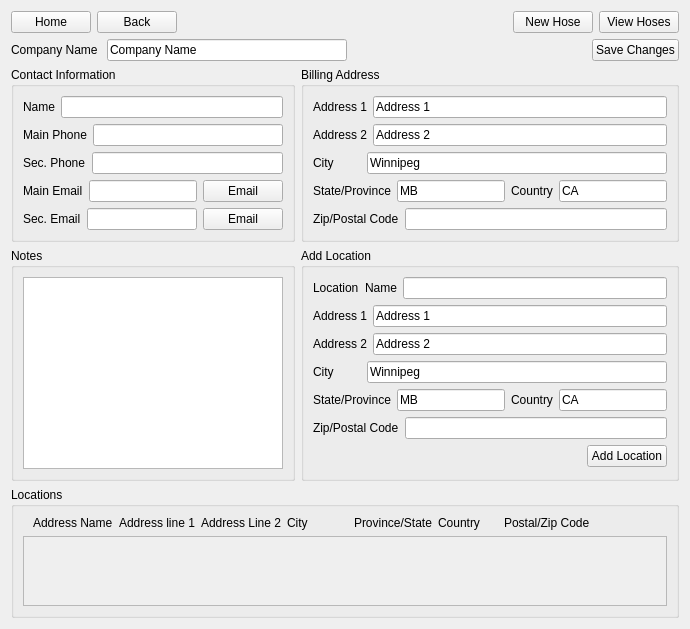
      <widget class="QWidget" name="AddCustomer">
       <layout class="QVBoxLayout" name="verticalLayout_19">
        <item>
         <layout class="QHBoxLayout" name="horizontalLayout_15">
          <item>
           <widget class="QPushButton" name="GoToHome_AddCustomer">
            <property name="text">
             <string>Home</string>
            </property>
           </widget>
          </item>
          <item>
           <widget class="QPushButton" name="GoBack_AddCustomer">
            <property name="text">
             <string>Back</string>
            </property>
           </widget>
          </item>
          <item>
           <spacer name="horizontalSpacer_6">
            <property name="orientation">
             <enum>Qt::Horizontal</enum>
            </property>
            <property name="sizeHint" stdset="0">
             <size>
              <width>40</width>
              <height>20</height>
             </size>
            </property>
           </spacer>
          </item>
          <item>
           <widget class="QPushButton" name="CreateNewHose_AddCustomer">
            <property name="text">
             <string>New Hose</string>
            </property>
           </widget>
          </item>
          <item>
           <widget class="QPushButton" name="ViewHoses_AddCustomer">
            <property name="text">
             <string>View Hoses</string>
            </property>
           </widget>
          </item>
         </layout>
        </item>
        <item>
         <layout class="QHBoxLayout" name="horizontalLayout_16">
          <item>
           <widget class="QLabel" name="label_143">
            <property name="text">
             <string>Company Name </string>
            </property>
           </widget>
          </item>
          <item>
           <widget class="QLineEdit" name="CompanyName_AddCustomer">
            <property name="text">
             <string>Company Name</string>
            </property>
           </widget>
          </item>
          <item>
           <spacer name="horizontalSpacer_7">
            <property name="orientation">
             <enum>Qt::Horizontal</enum>
            </property>
            <property name="sizeHint" stdset="0">
             <size>
              <width>40</width>
              <height>20</height>
             </size>
            </property>
           </spacer>
          </item>
          <item>
           <widget class="QPushButton" name="SaveChanges_AddCustomer">
            <property name="text">
             <string>Save Changes</string>
            </property>
           </widget>
          </item>
         </layout>
        </item>
        <item>
         <layout class="QHBoxLayout" name="horizontalLayout_27">
          <item>
           <widget class="QGroupBox" name="groupBox_7">
            <property name="title">
             <string>Contact Information</string>
            </property>
            <layout class="QVBoxLayout" name="verticalLayout_11">
             <item>
              <layout class="QHBoxLayout" name="horizontalLayout_22">
               <item>
                <widget class="QLabel" name="label_26">
                 <property name="text">
                  <string>Name</string>
                 </property>
                </widget>
               </item>
               <item>
                <widget class="QLineEdit" name="CustomerName_AddCustomer">
                 <property name="sizePolicy">
                  <sizepolicy hsizetype="Expanding" vsizetype="Fixed">
                   <horstretch>1</horstretch>
                   <verstretch>0</verstretch>
                  </sizepolicy>
                 </property>
                </widget>
               </item>
              </layout>
             </item>
             <item>
              <layout class="QHBoxLayout" name="horizontalLayout_23">
               <item>
                <widget class="QLabel" name="label_27">
                 <property name="text">
                  <string>Main Phone</string>
                 </property>
                </widget>
               </item>
               <item>
                <widget class="QLineEdit" name="MainPhone_AddCustomer">
                 <property name="sizePolicy">
                  <sizepolicy hsizetype="Expanding" vsizetype="Fixed">
                   <horstretch>1</horstretch>
                   <verstretch>0</verstretch>
                  </sizepolicy>
                 </property>
                </widget>
               </item>
              </layout>
             </item>
             <item>
              <layout class="QHBoxLayout" name="horizontalLayout_24">
               <item>
                <widget class="QLabel" name="label_28">
                 <property name="text">
                  <string>Sec. Phone</string>
                 </property>
                </widget>
               </item>
               <item>
                <widget class="QLineEdit" name="SecPhone_AddCustomer">
                 <property name="sizePolicy">
                  <sizepolicy hsizetype="Expanding" vsizetype="Fixed">
                   <horstretch>1</horstretch>
                   <verstretch>0</verstretch>
                  </sizepolicy>
                 </property>
                </widget>
               </item>
              </layout>
             </item>
             <item>
              <layout class="QHBoxLayout" name="horizontalLayout_25">
               <item>
                <widget class="QLabel" name="label_29">
                 <property name="text">
                  <string>Main Email</string>
                 </property>
                </widget>
               </item>
               <item>
                <widget class="QLineEdit" name="MainEmail_AddCustomer">
                 <property name="sizePolicy">
                  <sizepolicy hsizetype="Expanding" vsizetype="Fixed">
                   <horstretch>1</horstretch>
                   <verstretch>0</verstretch>
                  </sizepolicy>
                 </property>
                </widget>
               </item>
               <item>
                <widget class="QPushButton" name="MainEmailButton_AddCustomer">
                 <property name="text">
                  <string>Email</string>
                 </property>
                </widget>
               </item>
              </layout>
             </item>
             <item>
              <layout class="QHBoxLayout" name="horizontalLayout_26">
               <item>
                <widget class="QLabel" name="label_30">
                 <property name="text">
                  <string>Sec. Email</string>
                 </property>
                </widget>
               </item>
               <item>
                <widget class="QLineEdit" name="SecEmail_AddCustomer">
                 <property name="sizePolicy">
                  <sizepolicy hsizetype="Expanding" vsizetype="Fixed">
                   <horstretch>1</horstretch>
                   <verstretch>0</verstretch>
                  </sizepolicy>
                 </property>
                </widget>
               </item>
               <item>
                <widget class="QPushButton" name="SecEmailButton_AddCustomer">
                 <property name="text">
                  <string>Email</string>
                 </property>
                </widget>
               </item>
              </layout>
             </item>
            </layout>
           </widget>
          </item>
          <item>
           <widget class="QGroupBox" name="groupBox_8">
            <property name="title">
             <string>Billing Address</string>
            </property>
            <layout class="QVBoxLayout" name="verticalLayout_10">
             <item>
              <layout class="QHBoxLayout" name="horizontalLayout_20">
               <item>
                <widget class="QLabel" name="label_20">
                 <property name="text">
                  <string>Address 1</string>
                 </property>
                </widget>
               </item>
               <item>
                <widget class="QLineEdit" name="BillingAddress1_AddCustomer">
                 <property name="sizePolicy">
                  <sizepolicy hsizetype="Expanding" vsizetype="Fixed">
                   <horstretch>0</horstretch>
                   <verstretch>1</verstretch>
                  </sizepolicy>
                 </property>
                 <property name="text">
                  <string>Address 1</string>
                 </property>
                </widget>
               </item>
              </layout>
             </item>
             <item>
              <layout class="QHBoxLayout" name="horizontalLayout_19">
               <item>
                <widget class="QLabel" name="label_21">
                 <property name="text">
                  <string>Address 2</string>
                 </property>
                </widget>
               </item>
               <item>
                <widget class="QLineEdit" name="BillingAddress2_AddCustomer">
                 <property name="sizePolicy">
                  <sizepolicy hsizetype="Expanding" vsizetype="Fixed">
                   <horstretch>0</horstretch>
                   <verstretch>1</verstretch>
                  </sizepolicy>
                 </property>
                 <property name="text">
                  <string>Address 2</string>
                 </property>
                </widget>
               </item>
              </layout>
             </item>
             <item>
              <layout class="QHBoxLayout" name="horizontalLayout_18">
               <item>
                <widget class="QLabel" name="label_22">
                 <property name="sizePolicy">
                  <sizepolicy hsizetype="Preferred" vsizetype="Preferred">
                   <horstretch>0</horstretch>
                   <verstretch>0</verstretch>
                  </sizepolicy>
                 </property>
                 <property name="minimumSize">
                  <size>
                   <width>48</width>
                   <height>0</height>
                  </size>
                 </property>
                 <property name="text">
                  <string>City</string>
                 </property>
                </widget>
               </item>
               <item>
                <widget class="QLineEdit" name="BillingCity_AddCustomer">
                 <property name="sizePolicy">
                  <sizepolicy hsizetype="Expanding" vsizetype="Fixed">
                   <horstretch>0</horstretch>
                   <verstretch>1</verstretch>
                  </sizepolicy>
                 </property>
                 <property name="text">
                  <string>Winnipeg</string>
                 </property>
                </widget>
               </item>
              </layout>
             </item>
             <item>
              <layout class="QHBoxLayout" name="horizontalLayout_17">
               <item>
                <widget class="QLabel" name="label_23">
                 <property name="text">
                  <string>State/Province</string>
                 </property>
                </widget>
               </item>
               <item>
                <widget class="QLineEdit" name="BillingState_AddCustomer">
                 <property name="sizePolicy">
                  <sizepolicy hsizetype="Expanding" vsizetype="Fixed">
                   <horstretch>0</horstretch>
                   <verstretch>1</verstretch>
                  </sizepolicy>
                 </property>
                 <property name="text">
                  <string>MB</string>
                 </property>
                </widget>
               </item>
               <item>
                <widget class="QLabel" name="label_24">
                 <property name="text">
                  <string>Country</string>
                 </property>
                </widget>
               </item>
               <item>
                <widget class="QLineEdit" name="BillingCountry_AddCustomer">
                 <property name="sizePolicy">
                  <sizepolicy hsizetype="Expanding" vsizetype="Fixed">
                   <horstretch>0</horstretch>
                   <verstretch>1</verstretch>
                  </sizepolicy>
                 </property>
                 <property name="text">
                  <string>CA</string>
                 </property>
                </widget>
               </item>
              </layout>
             </item>
             <item>
              <layout class="QHBoxLayout" name="horizontalLayout_21">
               <item>
                <widget class="QLabel" name="label_25">
                 <property name="text">
                  <string>Zip/Postal Code</string>
                 </property>
                </widget>
               </item>
               <item>
                <widget class="QLineEdit" name="BillingZip_AddCustomer"/>
               </item>
              </layout>
             </item>
            </layout>
           </widget>
          </item>
         </layout>
        </item>
        <item>
         <layout class="QHBoxLayout" name="horizontalLayout_73">
          <item>
           <widget class="QGroupBox" name="groupBox_9">
            <property name="title">
             <string>Notes</string>
            </property>
            <layout class="QGridLayout" name="gridLayout">
             <item row="0" column="0">
              <widget class="QPlainTextEdit" name="Notes_AddCustomer"/>
             </item>
            </layout>
           </widget>
          </item>
          <item>
           <widget class="QGroupBox" name="groupBox_35">
            <property name="title">
             <string>Add Location</string>
            </property>
            <layout class="QVBoxLayout" name="verticalLayout_12">
             <item>
              <layout class="QHBoxLayout" name="horizontalLayout_70">
               <item>
                <widget class="QLabel" name="label_4">
                 <property name="text">
                  <string>Location  Name</string>
                 </property>
                </widget>
               </item>
               <item>
                <widget class="QLineEdit" name="LocationName_AddCustomer"/>
               </item>
              </layout>
             </item>
             <item>
              <layout class="QHBoxLayout" name="horizontalLayout_46">
               <item>
                <widget class="QLabel" name="label_102">
                 <property name="text">
                  <string>Address 1</string>
                 </property>
                </widget>
               </item>
               <item>
                <widget class="QLineEdit" name="LocationAddress1_AddCustomer">
                 <property name="sizePolicy">
                  <sizepolicy hsizetype="Expanding" vsizetype="Fixed">
                   <horstretch>0</horstretch>
                   <verstretch>1</verstretch>
                  </sizepolicy>
                 </property>
                 <property name="text">
                  <string>Address 1</string>
                 </property>
                </widget>
               </item>
              </layout>
             </item>
             <item>
              <layout class="QHBoxLayout" name="horizontalLayout_47">
               <item>
                <widget class="QLabel" name="label_108">
                 <property name="text">
                  <string>Address 2</string>
                 </property>
                </widget>
               </item>
               <item>
                <widget class="QLineEdit" name="LocaitonAddress2_AddCustomer">
                 <property name="sizePolicy">
                  <sizepolicy hsizetype="Expanding" vsizetype="Fixed">
                   <horstretch>0</horstretch>
                   <verstretch>1</verstretch>
                  </sizepolicy>
                 </property>
                 <property name="text">
                  <string>Address 2</string>
                 </property>
                </widget>
               </item>
              </layout>
             </item>
             <item>
              <layout class="QHBoxLayout" name="horizontalLayout_48">
               <item>
                <widget class="QLabel" name="label_109">
                 <property name="sizePolicy">
                  <sizepolicy hsizetype="Preferred" vsizetype="Preferred">
                   <horstretch>0</horstretch>
                   <verstretch>0</verstretch>
                  </sizepolicy>
                 </property>
                 <property name="minimumSize">
                  <size>
                   <width>48</width>
                   <height>0</height>
                  </size>
                 </property>
                 <property name="text">
                  <string>City</string>
                 </property>
                </widget>
               </item>
               <item>
                <widget class="QLineEdit" name="LocationCity_AddCustomer">
                 <property name="sizePolicy">
                  <sizepolicy hsizetype="Expanding" vsizetype="Fixed">
                   <horstretch>0</horstretch>
                   <verstretch>1</verstretch>
                  </sizepolicy>
                 </property>
                 <property name="text">
                  <string>Winnipeg</string>
                 </property>
                </widget>
               </item>
              </layout>
             </item>
             <item>
              <layout class="QHBoxLayout" name="horizontalLayout_68">
               <item>
                <widget class="QLabel" name="label_110">
                 <property name="text">
                  <string>State/Province</string>
                 </property>
                </widget>
               </item>
               <item>
                <widget class="QLineEdit" name="LocationState_AddCustomer">
                 <property name="sizePolicy">
                  <sizepolicy hsizetype="Expanding" vsizetype="Fixed">
                   <horstretch>0</horstretch>
                   <verstretch>1</verstretch>
                  </sizepolicy>
                 </property>
                 <property name="text">
                  <string>MB</string>
                 </property>
                </widget>
               </item>
               <item>
                <widget class="QLabel" name="label_111">
                 <property name="text">
                  <string>Country</string>
                 </property>
                </widget>
               </item>
               <item>
                <widget class="QLineEdit" name="LocationCountry_AddCustomer">
                 <property name="sizePolicy">
                  <sizepolicy hsizetype="Expanding" vsizetype="Fixed">
                   <horstretch>0</horstretch>
                   <verstretch>1</verstretch>
                  </sizepolicy>
                 </property>
                 <property name="text">
                  <string>CA</string>
                 </property>
                </widget>
               </item>
              </layout>
             </item>
             <item>
              <layout class="QHBoxLayout" name="horizontalLayout_69">
               <item>
                <widget class="QLabel" name="label_112">
                 <property name="text">
                  <string>Zip/Postal Code</string>
                 </property>
                </widget>
               </item>
               <item>
                <widget class="QLineEdit" name="LocationZip_AddCustomer"/>
               </item>
              </layout>
             </item>
             <item>
              <layout class="QHBoxLayout" name="horizontalLayout_60">
               <item>
                <spacer name="horizontalSpacer_8">
                 <property name="orientation">
                  <enum>Qt::Horizontal</enum>
                 </property>
                 <property name="sizeHint" stdset="0">
                  <size>
                   <width>40</width>
                   <height>20</height>
                  </size>
                 </property>
                </spacer>
               </item>
               <item>
                <widget class="QPushButton" name="AddLocationButton_AddCustomer">
                 <property name="text">
                  <string>Add Location</string>
                 </property>
                </widget>
               </item>
              </layout>
             </item>
            </layout>
           </widget>
          </item>
         </layout>
        </item>
        <item>
         <widget class="QGroupBox" name="groupBox_10">
          <property name="title">
           <string>Locations</string>
          </property>
          <layout class="QVBoxLayout" name="verticalLayout_45">
           <item>
            <layout class="QHBoxLayout" name="horizontalLayout_81">
             <property name="leftMargin">
              <number>10</number>
             </property>
             <property name="rightMargin">
              <number>10</number>
             </property>
             <item>
              <widget class="QLabel" name="label_131">
               <property name="text">
                <string>Address Name</string>
               </property>
              </widget>
             </item>
             <item>
              <widget class="QLabel" name="label_130">
               <property name="text">
                <string>Address line 1</string>
               </property>
              </widget>
             </item>
             <item>
              <widget class="QLabel" name="label_129">
               <property name="text">
                <string>Address Line 2</string>
               </property>
              </widget>
             </item>
             <item>
              <widget class="QLabel" name="label_128">
               <property name="text">
                <string>City</string>
               </property>
              </widget>
             </item>
             <item>
              <widget class="QLabel" name="label_127">
               <property name="text">
                <string>Province/State</string>
               </property>
              </widget>
             </item>
             <item>
              <widget class="QLabel" name="label_126">
               <property name="text">
                <string>Country</string>
               </property>
              </widget>
             </item>
             <item>
              <widget class="QLabel" name="label_125">
               <property name="text">
                <string>Postal/Zip Code</string>
               </property>
              </widget>
             </item>
             <item>
              <widget class="QLabel" name="label_124">
               <property name="text">
                <string/>
               </property>
              </widget>
             </item>
            </layout>
           </item>
           <item>
            <widget class="QScrollArea" name="scrollArea_5">
             <property name="widgetResizable">
              <bool>true</bool>
             </property>
             <property name="alignment">
              <set>Qt::AlignLeading|Qt::AlignLeft|Qt::AlignTop</set>
             </property>
             <widget class="QWidget" name="scrollAreaWidgetContents_6">
              <property name="geometry">
               <rect>
                <x>0</x>
                <y>0</y>
                <width>1007</width>
                <height>69</height>
               </rect>
              </property>
              <layout class="QGridLayout" name="gridLayout_8">
               <item row="0" column="0">
                <layout class="QGridLayout" name="LocationsArea_AddCustomer"/>
               </item>
               <item row="1" column="0">
                <spacer name="verticalSpacer_9">
                 <property name="orientation">
                  <enum>Qt::Vertical</enum>
                 </property>
                 <property name="sizeHint" stdset="0">
                  <size>
                   <width>20</width>
                   <height>40</height>
                  </size>
                 </property>
                </spacer>
               </item>
              </layout>
             </widget>
            </widget>
           </item>
           <item>
            <layout class="QHBoxLayout" name="RecentLocations_AddCustomer"/>
           </item>
          </layout>
         </widget>
        </item>
       </layout>
      </widget>
